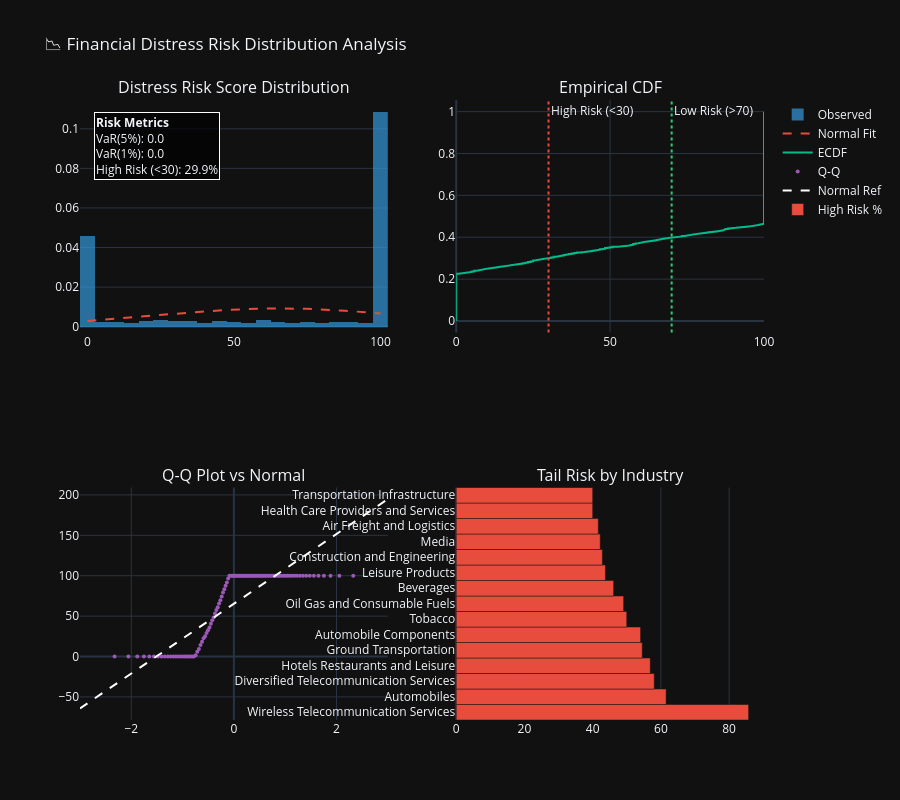

The code cell stored with this chart in its notebook:
### Markdown cell above
### 3.4 Quality & Risk
Assessing quality scores and distress risk using Bayesian analysis and tail risk metrics.

### Code cell
quality_results = bayesian_category_analysis(df, 'Quality & Risk', FEATURE_CATEGORIES['Quality & Risk'])
quality_distributions = fit_distributions_by_category(df, 'Quality & Risk', FEATURE_CATEGORIES['Quality & Risk'])
analyze_distress_distribution(df).show()
df_ruin = fast_ruin_probability(df)

### Figure 1 — Plotly figure (JSON) as saved in the notebook; plotly's stock layout.template omitted (floating-point values rounded to 4 significant figures; data arrays with more than 128 entries replaced by an {"elided": "..."} marker saying what was removed)
{"data": [{"histnorm": "probability density", "marker": {"color": "#3498db"}, "name": "Observed", "nbinsx": 50, "opacity": 0.7, "x": {"elided": "1901 float values"}, "type": "histogram", "xaxis": "x", "yaxis": "y"}, {"line": {"color": "#e74c3c", "dash": "dash"}, "mode": "lines", "name": "Normal Fit", "x": [0.0, 1.01, 2.02, 3.03, 4.04, 5.051, 6.061, 7.071, 8.081, 9.091, 10.1, 11.11, 12.12, 13.13, 14.14, 15.15, 16.16, 17.17, 18.18, 19.19, 20.2, 21.21, 22.22, 23.23, 24.24, 25.25, 26.26, 27.27, 28.28, 29.29, 30.3, 31.31, 32.32, 33.33, 34.34, 35.35, 36.36, 37.37, 38.38, 39.39, 40.4, 41.41, 42.42, 43.43, 44.44, 45.45, 46.46, 47.47, 48.48, 49.49, 50.51, 51.52, 52.53, 53.54, 54.55, 55.56, 56.57, 57.58, 58.59, 59.6, 60.61, 61.62, 62.63, 63.64, 64.65, 65.66, 66.67, 67.68, 68.69, 69.7, 70.71, 71.72, 72.73, 73.74, 74.75, 75.76, 76.77, 77.78, 78.79, 79.8, 80.81, 81.82, 82.83, 83.84, 84.85, 85.86, 86.87, 87.88, 88.89, 89.9, 90.91, 91.92, 92.93, 93.94, 94.95, 95.96, 96.97, 97.98, 98.99, 100.0], "y": [0.002941, 0.003046, 0.003154, 0.003263, 0.003374, 0.003487, 0.003602, 0.003719, 0.003837, 0.003957, 0.004078, 0.004201, 0.004325, 0.00445, 0.004577, 0.004704, 0.004832, 0.004962, 0.005091, 0.005222, 0.005353, 0.005484, 0.005615, 0.005746, 0.005877, 0.006008, 0.006138, 0.006267, 0.006396, 0.006524, 0.006651, 0.006777, 0.006901, 0.007024, 0.007144, 0.007263, 0.00738, 0.007495, 0.007607, 0.007717, 0.007824, 0.007929, 0.00803, 0.008128, 0.008223, 0.008314, 0.008402, 0.008486, 0.008566, 0.008642, 0.008714, 0.008782, 0.008845, 0.008904, 0.008959, 0.009009, 0.009054, 0.009095, 0.009131, 0.009162, 0.009188, 0.009209, 0.009225, 0.009235, 0.009241, 0.009242, 0.009238, 0.009229, 0.009214, 0.009195, 0.009171, 0.009141, 0.009107, 0.009068, 0.009025, 0.008976, 0.008923, 0.008865, 0.008803, 0.008737, 0.008666, 0.008591, 0.008512, 0.00843, 0.008343, 0.008253, 0.008159, 0.008062, 0.007962, 0.007859, 0.007753, 0.007644, 0.007532, 0.007418, 0.007302, 0.007184, 0.007064, 0.006941, 0.006818, 0.006693], "type": "scatter", "xaxis": "x", "yaxis": "y"}, {"line": {"color": "#00bc8c"}, "mode": "lines", "name": "ECDF", "x": {"elided": "1901 float values"}, "y": {"elided": "1901 float values"}, "type": "scatter", "xaxis": "x2", "yaxis": "y2"}, {"marker": {"color": "#9b59b6", "size": 4}, "mode": "markers", "name": "Q-Q", "x": [-2.326, -2.056, -1.884, -1.754, -1.649, -1.559, -1.48, -1.41, -1.346, -1.287, -1.232, -1.181, -1.132, -1.086, -1.043, -1.001, -0.9606, -0.9219, -0.8846, -0.8485, -0.8135, -0.7794, -0.7462, -0.7138, -0.6821, -0.6512, -0.6208, -0.591, -0.5617, -0.5328, -0.5045, -0.4765, -0.4489, -0.4216, -0.3946, -0.3679, -0.3415, -0.3153, -0.2893, -0.2636, -0.238, -0.2125, -0.1872, -0.162, -0.1369, -0.1119, -0.08696, -0.06207, -0.03723, -0.01241, 0.01241, 0.03723, 0.06207, 0.08696, 0.1119, 0.1369, 0.162, 0.1872, 0.2125, 0.238, 0.2636, 0.2893, 0.3153, 0.3415, 0.3679, 0.3946, 0.4216, 0.4489, 0.4765, 0.5045, 0.5328, 0.5617, 0.591, 0.6208, 0.6512, 0.6821, 0.7138, 0.7462, 0.7794, 0.8135, 0.8485, 0.8846, 0.9219, 0.9606, 1.001, 1.043, 1.086, 1.132, 1.181, 1.232, 1.287, 1.346, 1.41, 1.48, 1.559, 1.649, 1.754, 1.884, 2.056, 2.326], "y": [0.0, 0.0, 0.0, 0.0, 0.0, 0.0, 0.0, 0.0, 0.0, 0.0, 0.0, 0.0, 0.0, 0.0, 0.0, 0.0, 0.0, 0.0, 0.0, 0.0, 0.0, 0.0, 1.667, 5.833, 9.167, 14.17, 18.34, 22.5, 25.0, 29.17, 32.5, 35.83, 40.6, 45.0, 48.33, 53.33, 57.5, 60.83, 65.59, 69.6, 74.17, 79.17, 83.33, 87.5, 91.67, 96.67, 100.0, 100.0, 100.0, 100.0, 100.0, 100.0, 100.0, 100.0, 100.0, 100.0, 100.0, 100.0, 100.0, 100.0, 100.0, 100.0, 100.0, 100.0, 100.0, 100.0, 100.0, 100.0, 100.0, 100.0, 100.0, 100.0, 100.0, 100.0, 100.0, 100.0, 100.0, 100.0, 100.0, 100.0, 100.0, 100.0, 100.0, 100.0, 100.0, 100.0, 100.0, 100.0, 100.0, 100.0, 100.0, 100.0, 100.0, 100.0, 100.0, 100.0, 100.0, 100.0, 100.0, 100.0], "type": "scatter", "xaxis": "x3", "yaxis": "y3"}, {"line": {"color": "white", "dash": "dash"}, "mode": "lines", "name": "Normal Ref", "x": [-3, 3], "y": [-64.17, 194.8], "type": "scatter", "xaxis": "x3", "yaxis": "y3"}, {"marker": {"color": "#e74c3c"}, "name": "High Risk %", "orientation": "h", "x": [85.71, 61.54, 58.06, 56.9, 54.55, 54.05, 50.0, 49.09, 46.15, 43.75, 42.86, 42.22, 41.67, 40.0, 40.0], "y": ["Wireless Telecommunication Services", "Automobiles", "Diversified Telecommunication Services", "Hotels Restaurants and Leisure", "Ground Transportation", "Automobile Components", "Tobacco", "Oil Gas and Consumable Fuels", "Beverages", "Leisure Products", "Construction and Engineering", "Media", "Air Freight and Logistics", "Health Care Providers and Services", "Transportation Infrastructure"], "type": "bar", "xaxis": "x4", "yaxis": "y4"}], "layout": {"xaxis": {"anchor": "y", "domain": [0.0, 0.45]}, "yaxis": {"anchor": "x", "domain": [0.625, 1.0]}, "xaxis2": {"anchor": "y2", "domain": [0.55, 1.0]}, "yaxis2": {"anchor": "x2", "domain": [0.625, 1.0]}, "xaxis3": {"anchor": "y3", "domain": [0.0, 0.45]}, "yaxis3": {"anchor": "x3", "domain": [0.0, 0.375]}, "xaxis4": {"anchor": "y4", "domain": [0.55, 1.0]}, "yaxis4": {"anchor": "x4", "domain": [0.0, 0.375]}, "annotations": [{"font": {"size": 16}, "showarrow": false, "text": "Distress Risk Score Distribution", "x": 0.225, "xanchor": "center", "xref": "paper", "y": 1.0, "yanchor": "bottom", "yref": "paper"}, {"font": {"size": 16}, "showarrow": false, "text": "Empirical CDF", "x": 0.775, "xanchor": "center", "xref": "paper", "y": 1.0, "yanchor": "bottom", "yref": "paper"}, {"font": {"size": 16}, "showarrow": false, "text": "Q-Q Plot vs Normal", "x": 0.225, "xanchor": "center", "xref": "paper", "y": 0.375, "yanchor": "bottom", "yref": "paper"}, {"font": {"size": 16}, "showarrow": false, "text": "Tail Risk by Industry", "x": 0.775, "xanchor": "center", "xref": "paper", "y": 0.375, "yanchor": "bottom", "yref": "paper"}, {"showarrow": false, "text": "High Risk (<30)", "x": 30, "xanchor": "left", "xref": "x2", "y": 1, "yanchor": "top", "yref": "y2 domain"}, {"showarrow": false, "text": "Low Risk (>70)", "x": 70, "xanchor": "left", "xref": "x2", "y": 1, "yanchor": "top", "yref": "y2 domain"}, {"align": "left", "bgcolor": "rgba(0,0,0,0.7)", "bordercolor": "white", "borderwidth": 1, "showarrow": false, "text": "<b>Risk Metrics</b><br>VaR(5%): 0.0<br>VaR(1%): 0.0<br>High Risk (<30): 29.9%", "x": 0.02, "xref": "paper", "y": 0.98, "yref": "paper"}], "shapes": [{"line": {"color": "#e74c3c", "dash": "dot"}, "type": "line", "x0": 30, "x1": 30, "xref": "x2", "y0": 0, "y1": 1, "yref": "y2 domain"}, {"line": {"color": "#2ecc71", "dash": "dot"}, "type": "line", "x0": 70, "x1": 70, "xref": "x2", "y0": 0, "y1": 1, "yref": "y2 domain"}], "title": {"text": "📉 Financial Distress Risk Distribution Analysis"}, "height": 800, "showlegend": true}}
